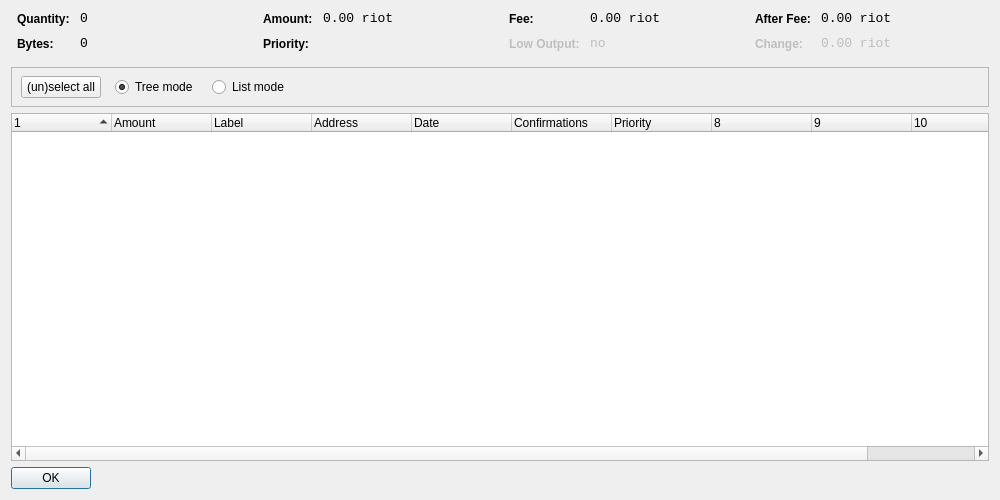
<?xml version="1.0" encoding="UTF-8"?>
<ui version="4.0">
 <class>CoinControlDialog</class>
 <widget class="QDialog" name="CoinControlDialog">
  <property name="geometry">
   <rect>
    <x>0</x>
    <y>0</y>
    <width>1000</width>
    <height>500</height>
   </rect>
  </property>
  <property name="windowTitle">
   <string>Coin Control</string>
  </property>
  <layout class="QVBoxLayout" name="verticalLayout">
   <item>
    <layout class="QHBoxLayout" name="horizontalLayoutTop" stretch="0,0,0,0">
     <property name="topMargin">
      <number>0</number>
     </property>
     <property name="bottomMargin">
      <number>10</number>
     </property>
     <item>
      <layout class="QFormLayout" name="formLayoutCoinControl1">
       <property name="horizontalSpacing">
        <number>10</number>
       </property>
       <property name="verticalSpacing">
        <number>10</number>
       </property>
       <property name="leftMargin">
        <number>6</number>
       </property>
       <property name="rightMargin">
        <number>6</number>
       </property>
       <item row="0" column="0">
        <widget class="QLabel" name="labelCoinControlQuantityText">
         <property name="styleSheet">
          <string notr="true">font-weight:bold;</string>
         </property>
         <property name="text">
          <string>Quantity:</string>
         </property>
        </widget>
       </item>
       <item row="0" column="1">
        <widget class="QLabel" name="labelCoinControlQuantity">
         <property name="font">
          <font>
           <family>Monospace</family>
           <pointsize>10</pointsize>
          </font>
         </property>
         <property name="cursor">
          <cursorShape>IBeamCursor</cursorShape>
         </property>
         <property name="contextMenuPolicy">
          <enum>Qt::ActionsContextMenu</enum>
         </property>
         <property name="text">
          <string notr="true">0</string>
         </property>
         <property name="textInteractionFlags">
          <set>Qt::LinksAccessibleByMouse|Qt::TextSelectableByKeyboard|Qt::TextSelectableByMouse</set>
         </property>
        </widget>
       </item>
       <item row="1" column="0">
        <widget class="QLabel" name="labelCoinControlBytesText">
         <property name="styleSheet">
          <string notr="true">font-weight:bold;</string>
         </property>
         <property name="text">
          <string>Bytes:</string>
         </property>
        </widget>
       </item>
       <item row="1" column="1">
        <widget class="QLabel" name="labelCoinControlBytes">
         <property name="font">
          <font>
           <family>Monospace</family>
           <pointsize>10</pointsize>
          </font>
         </property>
         <property name="cursor">
          <cursorShape>IBeamCursor</cursorShape>
         </property>
         <property name="contextMenuPolicy">
          <enum>Qt::ActionsContextMenu</enum>
         </property>
         <property name="text">
          <string notr="true">0</string>
         </property>
         <property name="textInteractionFlags">
          <set>Qt::LinksAccessibleByMouse|Qt::TextSelectableByKeyboard|Qt::TextSelectableByMouse</set>
         </property>
        </widget>
       </item>
      </layout>
     </item>
     <item>
      <layout class="QFormLayout" name="formLayoutCoinControl2">
       <property name="horizontalSpacing">
        <number>10</number>
       </property>
       <property name="verticalSpacing">
        <number>10</number>
       </property>
       <property name="leftMargin">
        <number>6</number>
       </property>
       <property name="rightMargin">
        <number>6</number>
       </property>
       <item row="0" column="0">
        <widget class="QLabel" name="labelCoinControlAmountText">
         <property name="styleSheet">
          <string notr="true">font-weight:bold;</string>
         </property>
         <property name="text">
          <string>Amount:</string>
         </property>
        </widget>
       </item>
       <item row="0" column="1">
        <widget class="QLabel" name="labelCoinControlAmount">
         <property name="font">
          <font>
           <family>Monospace</family>
           <pointsize>10</pointsize>
          </font>
         </property>
         <property name="cursor">
          <cursorShape>IBeamCursor</cursorShape>
         </property>
         <property name="contextMenuPolicy">
          <enum>Qt::ActionsContextMenu</enum>
         </property>
         <property name="text">
          <string notr="true">0.00 riot</string>
         </property>
         <property name="textInteractionFlags">
          <set>Qt::LinksAccessibleByMouse|Qt::TextSelectableByKeyboard|Qt::TextSelectableByMouse</set>
         </property>
        </widget>
       </item>
       <item row="1" column="0">
        <widget class="QLabel" name="labelCoinControlPriorityText">
         <property name="styleSheet">
          <string notr="true">font-weight:bold;</string>
         </property>
         <property name="text">
          <string>Priority:</string>
         </property>
        </widget>
       </item>
       <item row="1" column="1">
        <widget class="QLabel" name="labelCoinControlPriority">
         <property name="font">
          <font>
           <family>Monospace</family>
           <pointsize>10</pointsize>
          </font>
         </property>
         <property name="cursor">
          <cursorShape>IBeamCursor</cursorShape>
         </property>
         <property name="contextMenuPolicy">
          <enum>Qt::ActionsContextMenu</enum>
         </property>
         <property name="text">
          <string/>
         </property>
         <property name="textInteractionFlags">
          <set>Qt::LinksAccessibleByMouse|Qt::TextSelectableByKeyboard|Qt::TextSelectableByMouse</set>
         </property>
        </widget>
       </item>
      </layout>
     </item>
     <item>
      <layout class="QFormLayout" name="formLayoutCoinControl3">
       <property name="horizontalSpacing">
        <number>10</number>
       </property>
       <property name="verticalSpacing">
        <number>10</number>
       </property>
       <property name="leftMargin">
        <number>6</number>
       </property>
       <property name="rightMargin">
        <number>6</number>
       </property>
       <item row="0" column="0">
        <widget class="QLabel" name="labelCoinControlFeeText">
         <property name="styleSheet">
          <string notr="true">font-weight:bold;</string>
         </property>
         <property name="text">
          <string>Fee:</string>
         </property>
        </widget>
       </item>
       <item row="0" column="1">
        <widget class="QLabel" name="labelCoinControlFee">
         <property name="font">
          <font>
           <family>Monospace</family>
           <pointsize>10</pointsize>
          </font>
         </property>
         <property name="cursor">
          <cursorShape>IBeamCursor</cursorShape>
         </property>
         <property name="contextMenuPolicy">
          <enum>Qt::ActionsContextMenu</enum>
         </property>
         <property name="text">
          <string notr="true">0.00 riot</string>
         </property>
         <property name="textInteractionFlags">
          <set>Qt::LinksAccessibleByMouse|Qt::TextSelectableByKeyboard|Qt::TextSelectableByMouse</set>
         </property>
        </widget>
       </item>
       <item row="1" column="0">
        <widget class="QLabel" name="labelCoinControlLowOutputText">
         <property name="enabled">
          <bool>false</bool>
         </property>
         <property name="styleSheet">
          <string notr="true">font-weight:bold;</string>
         </property>
         <property name="text">
          <string>Low Output:</string>
         </property>
        </widget>
       </item>
       <item row="1" column="1">
        <widget class="QLabel" name="labelCoinControlLowOutput">
         <property name="enabled">
          <bool>false</bool>
         </property>
         <property name="font">
          <font>
           <family>Monospace</family>
           <pointsize>10</pointsize>
          </font>
         </property>
         <property name="cursor">
          <cursorShape>IBeamCursor</cursorShape>
         </property>
         <property name="contextMenuPolicy">
          <enum>Qt::ActionsContextMenu</enum>
         </property>
         <property name="text">
          <string notr="true">no</string>
         </property>
         <property name="textInteractionFlags">
          <set>Qt::LinksAccessibleByMouse|Qt::TextSelectableByKeyboard|Qt::TextSelectableByMouse</set>
         </property>
        </widget>
       </item>
      </layout>
     </item>
     <item>
      <layout class="QFormLayout" name="formLayoutCoinControl4">
       <property name="horizontalSpacing">
        <number>10</number>
       </property>
       <property name="verticalSpacing">
        <number>10</number>
       </property>
       <property name="leftMargin">
        <number>6</number>
       </property>
       <property name="rightMargin">
        <number>6</number>
       </property>
       <item row="0" column="0">
        <widget class="QLabel" name="labelCoinControlAfterFeeText">
         <property name="styleSheet">
          <string notr="true">font-weight:bold;</string>
         </property>
         <property name="text">
          <string>After Fee:</string>
         </property>
        </widget>
       </item>
       <item row="0" column="1">
        <widget class="QLabel" name="labelCoinControlAfterFee">
         <property name="font">
          <font>
           <family>Monospace</family>
           <pointsize>10</pointsize>
          </font>
         </property>
         <property name="cursor">
          <cursorShape>IBeamCursor</cursorShape>
         </property>
         <property name="contextMenuPolicy">
          <enum>Qt::ActionsContextMenu</enum>
         </property>
         <property name="text">
          <string notr="true">0.00 riot</string>
         </property>
         <property name="textInteractionFlags">
          <set>Qt::LinksAccessibleByMouse|Qt::TextSelectableByKeyboard|Qt::TextSelectableByMouse</set>
         </property>
        </widget>
       </item>
       <item row="1" column="0">
        <widget class="QLabel" name="labelCoinControlChangeText">
         <property name="enabled">
          <bool>false</bool>
         </property>
         <property name="styleSheet">
          <string notr="true">font-weight:bold;</string>
         </property>
         <property name="text">
          <string>Change:</string>
         </property>
        </widget>
       </item>
       <item row="1" column="1">
        <widget class="QLabel" name="labelCoinControlChange">
         <property name="enabled">
          <bool>false</bool>
         </property>
         <property name="font">
          <font>
           <family>Monospace</family>
           <pointsize>10</pointsize>
          </font>
         </property>
         <property name="cursor">
          <cursorShape>IBeamCursor</cursorShape>
         </property>
         <property name="contextMenuPolicy">
          <enum>Qt::ActionsContextMenu</enum>
         </property>
         <property name="text">
          <string notr="true">0.00 riot</string>
         </property>
         <property name="textInteractionFlags">
          <set>Qt::LinksAccessibleByMouse|Qt::TextSelectableByKeyboard|Qt::TextSelectableByMouse</set>
         </property>
        </widget>
       </item>
      </layout>
     </item>
    </layout>
   </item>
   <item>
    <widget class="QFrame" name="frame">
     <property name="minimumSize">
      <size>
       <width>0</width>
       <height>40</height>
      </size>
     </property>
     <property name="frameShape">
      <enum>QFrame::StyledPanel</enum>
     </property>
     <property name="frameShadow">
      <enum>QFrame::Sunken</enum>
     </property>
     <widget class="QWidget" name="horizontalLayoutWidget">
      <property name="geometry">
       <rect>
        <x>10</x>
        <y>0</y>
        <width>781</width>
        <height>41</height>
       </rect>
      </property>
      <layout class="QHBoxLayout" name="horizontalLayoutPanel" stretch="0,0,0,0,0">
       <property name="spacing">
        <number>14</number>
       </property>
       <item>
        <widget class="QPushButton" name="pushButtonSelectAll">
         <property name="sizePolicy">
          <sizepolicy hsizetype="Maximum" vsizetype="Fixed">
           <horstretch>0</horstretch>
           <verstretch>0</verstretch>
          </sizepolicy>
         </property>
         <property name="text">
          <string>(un)select all</string>
         </property>
        </widget>
       </item>
       <item>
        <widget class="QRadioButton" name="radioTreeMode">
         <property name="sizePolicy">
          <sizepolicy hsizetype="Maximum" vsizetype="Fixed">
           <horstretch>0</horstretch>
           <verstretch>0</verstretch>
          </sizepolicy>
         </property>
         <property name="text">
          <string>Tree mode</string>
         </property>
         <property name="checked">
          <bool>true</bool>
         </property>
        </widget>
       </item>
       <item>
        <widget class="QRadioButton" name="radioListMode">
         <property name="sizePolicy">
          <sizepolicy hsizetype="Maximum" vsizetype="Fixed">
           <horstretch>0</horstretch>
           <verstretch>0</verstretch>
          </sizepolicy>
         </property>
         <property name="text">
          <string>List mode</string>
         </property>
        </widget>
       </item>
       <item>
        <spacer name="horizontalSpacer">
         <property name="orientation">
          <enum>Qt::Horizontal</enum>
         </property>
         <property name="sizeHint" stdset="0">
          <size>
           <width>40</width>
           <height>20</height>
          </size>
         </property>
        </spacer>
       </item>
      </layout>
     </widget>
    </widget>
   </item>
   <item>
    <widget class="CoinControlTreeWidget" name="treeWidget">
     <property name="contextMenuPolicy">
      <enum>Qt::CustomContextMenu</enum>
     </property>
     <property name="sortingEnabled">
      <bool>false</bool>
     </property>
     <property name="columnCount">
      <number>11</number>
     </property>
     <attribute name="headerShowSortIndicator" stdset="0">
      <bool>true</bool>
     </attribute>
     <attribute name="headerStretchLastSection">
      <bool>false</bool>
     </attribute>
     <column>
      <property name="text">
       <string/>
      </property>
     </column>
     <column>
      <property name="text">
       <string>Amount</string>
      </property>
     </column>
     <column>
      <property name="text">
       <string>Label</string>
      </property>
     </column>
     <column>
      <property name="text">
       <string>Address</string>
      </property>
     </column>
     <column>
      <property name="text">
       <string>Date</string>
      </property>
     </column>
     <column>
      <property name="text">
       <string>Confirmations</string>
      </property>
      <property name="toolTip">
       <string>Confirmed</string>
      </property>
     </column>
     <column>
      <property name="text">
       <string>Priority</string>
      </property>
     </column>
     <column>
      <property name="text">
       <string/>
      </property>
     </column>
     <column>
      <property name="text">
       <string/>
      </property>
     </column>
     <column>
      <property name="text">
       <string/>
      </property>
     </column>
     <column>
      <property name="text">
       <string/>
      </property>
     </column>
    </widget>
   </item>
   <item>
    <widget class="QDialogButtonBox" name="buttonBox">
     <property name="sizePolicy">
      <sizepolicy hsizetype="Maximum" vsizetype="Fixed">
       <horstretch>0</horstretch>
       <verstretch>0</verstretch>
      </sizepolicy>
     </property>
     <property name="orientation">
      <enum>Qt::Horizontal</enum>
     </property>
     <property name="standardButtons">
      <set>QDialogButtonBox::Ok</set>
     </property>
    </widget>
   </item>
  </layout>
 </widget>
 <customwidgets>
  <customwidget>
   <class>CoinControlTreeWidget</class>
   <extends>QTreeWidget</extends>
   <header>coincontroltreewidget.h</header>
  </customwidget>
 </customwidgets>
 <resources/>
 <connections/>
</ui>
